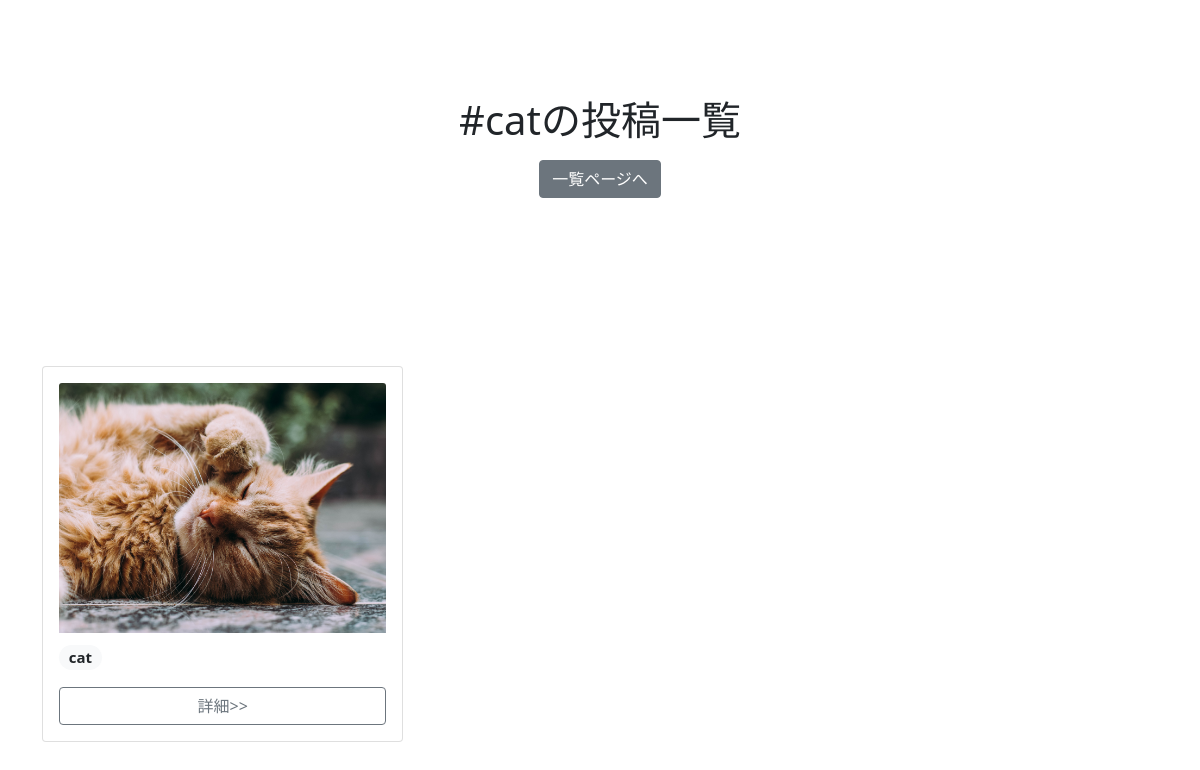
/tag/cat/, run on the app's committed database.
### album/models.py (models this page shows)
class Tag(models.Model):
    name = models.CharField(max_length=32, primary_key=True)
    def __str__(self):
        return self.name

class Photo(models.Model):
    image = models.ImageField(null=False, blank=False, upload_to="uploads/")
    description = models.TextField(null=True, blank=True)
    created_at = models.DateTimeField(auto_now_add=True)
    tags = models.ManyToManyField(Tag, blank=True)

### album/views.py (the view)
# urls.py: path("tag/<str:tag>/", TagPhotoListView.as_view(), name="tag-photo-list"),
class TagPhotoListView(ListView):
    model = Photo
    template_name = "album/tag_photo.html"
    context_object_name = "photos"
    def get_context_data(self, *args, **kwargs):
        context = super().get_context_data(*args, **kwargs)
        tag_name = self.kwargs["tag"]
        tag_name = get_object_or_404(Tag, name=tag_name)
        photos = Photo.objects.filter(tags=tag_name)
        context["tag"] = tag_name
        context["photos"] = photos
        return context

### album/templates/album/tag_photo.html
{% extends 'album/base.html' %}
{% block header %}
<section class="py-5 text-center container">
    <div class="row py-lg-5">
        <div class="col-lg-6 col-md-8 mx-auto">
            <h1 class="fw-light">#{{ tag }}の投稿一覧</h1>
            <p>
                <a href="{% url 'photo-list' %}" class="btn btn-secondary my-2">一覧ページへ</a>
            </p>
        </div>
    </div>
</section>
{% endblock header %}
{% block content %}
<div class="container">
    <div class="row g-3">
        {% for photo in photos %}
        <div class="col-6 col-md-4">
            <div class="card">
                <div class="card-body">
                    <img src="{{ photo.image.url }}" class="card-img-top" style="object-fit: cover; height: 250px">
                    <p class="mt-2 fs-5">
                        {% for tag in photo.tags.all %}
                        <span class="badge rounded-pill bg-light text-dark">
                            {{ tag }}
                        </span>
                        {% endfor %}
                    </p>
                    <div class="d-grid gap-2">
                        <a href="{% url 'photo-detail' photo.pk %}" class="btn btn-outline-secondary">詳細>></a>
                    </div>
                </div>
            </div>
        </div>
        {% endfor %}
    </div>
</div>
{% endblock content %}

### data on the page
Tag: name "cat"
Photo: image (picture)
